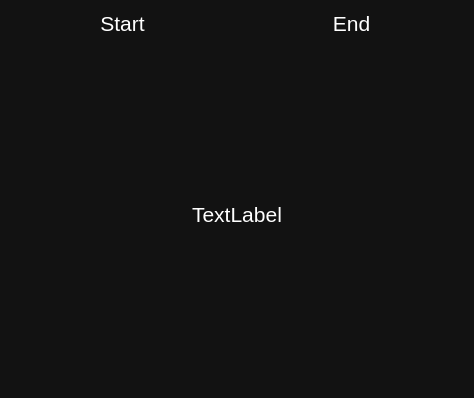
<?xml version="1.0" encoding="UTF-8"?>
<ui version="4.0">
 <class>Dialog</class>
 <widget class="QDialog" name="Dialog">
  <property name="geometry">
   <rect>
    <x>0</x>
    <y>0</y>
    <width>474</width>
    <height>398</height>
   </rect>
  </property>
  <property name="windowTitle">
   <string>Calculator</string>
  </property>
  <property name="styleSheet">
   <string notr="true">QWidget {
	color: white;
	background-color: #121212;
	font_family: Rubik;
	font-size: 16pt;
font_weight: 600;

	}
QPushButton{
	background-color: transparent;
	border: none;
}

QPushButton:hover{
	background-color: #666;
}

QPushButton:pressed{
	background-color: #888;
}


</string>
  </property>
  <layout class="QVBoxLayout" name="verticalLayout_2" stretch="0,0">
   <item>
    <layout class="QHBoxLayout" name="horizontalLayout">
     <item>
      <widget class="QPushButton" name="strt_btn">
       <property name="text">
        <string>Start</string>
       </property>
      </widget>
     </item>
     <item>
      <widget class="QPushButton" name="end_btn">
       <property name="text">
        <string>End</string>
       </property>
      </widget>
     </item>
    </layout>
   </item>
   <item>
    <layout class="QVBoxLayout" name="verticalLayout_3">
     <item>
      <widget class="QLabel" name="label">
       <property name="text">
        <string>TextLabel</string>
       </property>
       <property name="alignment">
        <set>Qt::AlignCenter</set>
       </property>
      </widget>
     </item>
    </layout>
   </item>
  </layout>
 </widget>
 <resources/>
 <connections/>
</ui>
